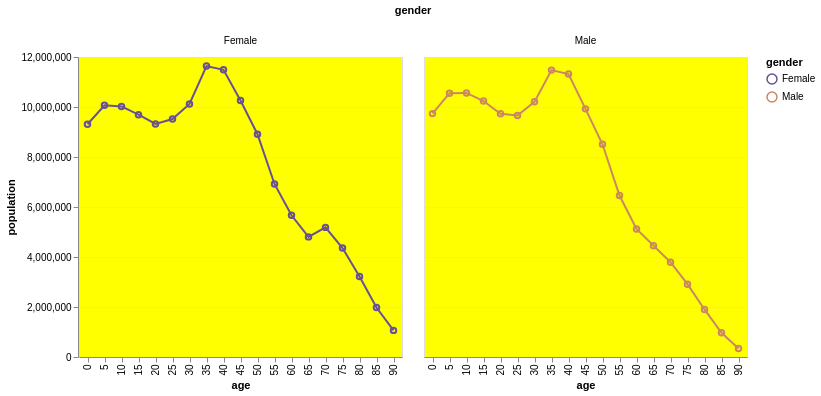

Here is the Vega-Lite specification saved for this chart:
### Vega-Lite specification from a JSON file in a GitHub repository (floating-point values rounded to 4 significant figures; data arrays with more than 128 entries replaced by an {"elided": "..."} marker saying what was removed)
{"$schema": "https://vega.github.io/schema/vega-lite/v4.json", "description": "A trellis bar chart showing the US population distribution of age groups and gender in 2000.", "data": {"values": {"elided": "570 records"}}, "transform": [{"filter": "datum.year == 2000"}, {"calculate": "datum.sex == 2 ? 'Female' : 'Male'", "as": "gender"}], "facet": {"column": {"field": "gender"}}, "spec": {"width": {"step": 17}, "layer": [{"mark": "line", "encoding": {"y": {"aggregate": "sum", "field": "people", "title": "population"}, "x": {"field": "age", "type": "ordinal"}, "color": {"field": "gender", "scale": {"range": ["#675193", "#ca8861"]}}}}, {"mark": "point", "encoding": {"y": {"aggregate": "sum", "field": "people", "title": "population"}, "x": {"field": "age"}, "color": {"field": "gender", "scale": {"range": ["#675193", "#ca8861"]}}}}]}, "resolve": {"scale": {"x": "independent"}}, "config": {"view": {"fill": "yellow"}}}
